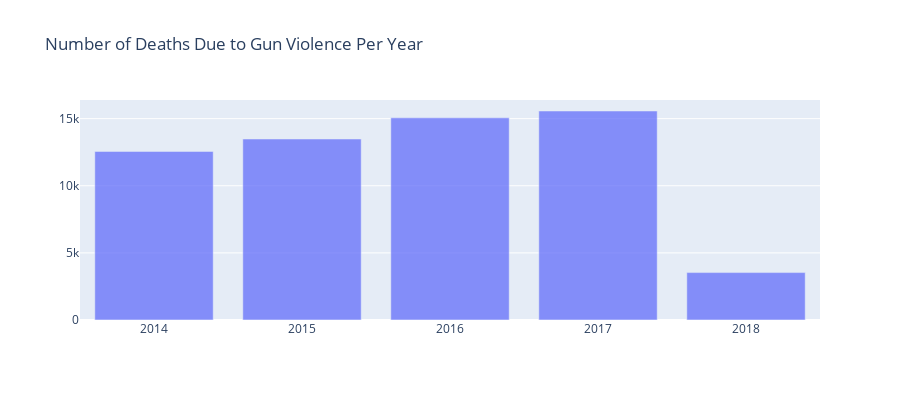

Notebook source saved alongside this figure:
### Code cell
trace1 = go.Bar(x=df4.index, y=df4["n_killed"], opacity=0.75, name="year count")
layout = dict(height=400, title='Number of Deaths Due to Gun Violence Per Year', legend=dict(orientation="h"));
fig = go.Figure(data=[trace1], layout=layout);
iplot(fig);

### Figure 1 — Plotly figure (JSON) as saved in the notebook; plotly's stock layout.template omitted (floating-point values rounded to 4 significant figures)
{"data": [{"name": "year count", "opacity": 0.75, "type": "bar", "x": [2014, 2015, 2016, 2017, 2018], "y": [12557, 13484, 15066, 15570, 3533]}], "layout": {"height": 400, "legend": {"orientation": "h"}, "title": {"text": "Number of Deaths Due to Gun Violence Per Year"}}}
